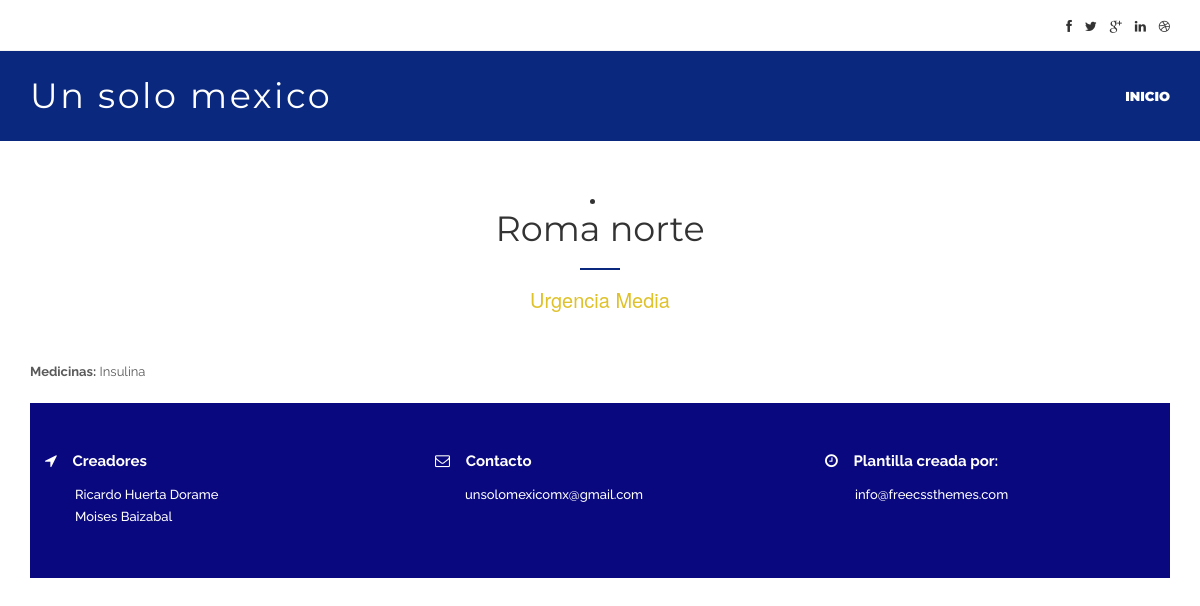
/website/vercentro/2, run on the app's committed database.
### website/models.py (models this page shows)
class CentroDeAcopio(models.Model):
    ciudad = models.CharField(max_length=200)
    estado = models.CharField(max_length=200)
    centro = models.CharField(max_length=200)
    direccion = models.CharField(max_length=200)
    urgencia = models.CharField(max_length=10)
    brigadistas = models.CharField(max_length=2)
    contacto = models.CharField(max_length=200)
    telefono = models.IntegerField(default=0)
    viveres = models.CharField(max_length=5000)
    medicamentos = models.CharField(max_length=5000)
    herramientas = models.CharField(max_length=5000)
    ubicacion = models.CharField(max_length=1000)
    infoAdicional = models.CharField(max_length=2000)
    updated_at = models.DateTimeField(auto_now=True)

### website/views.py (the view)
# urls.py: url(r'^vercentro/(?P<pk>\d+)$', views.CentroDeAcopioDetail.as_view(), name='centrodeacopio_detail'),
class CentroDeAcopioDetail(DetailView):
    model = CentroDeAcopio
    def get_context_data(self, **kwargs):
        context = super(CentroDeAcopioDetail, self).get_context_data(**kwargs)
        return context

### website/templates/website/centrodeacopio_detail.html (shortened to what this page needs)
{% extends "website/base.html" %}
{% block content %}
<section class="centros-section" id="centros">
  <div class="container">
    <div class="title-section">
      {% if centrodeacopio.urgencia == "Alta" %}
      <li><h1>{{ centrodeacopio.centro }}</h1><h2>Urgencia {{centrodeacopio.urgencia}}</h2><br>
      {% else %}
      <li><h1>{{ centrodeacopio.centro }}</h1><h4>Urgencia {{centrodeacopio.urgencia}}</h4>
      {% endif %}
</div>
  <p><strong>Medicinas:</strong> {{ centrodeacopio.medicamentos }}</p>
{% endblock %}

### website/static/website/css/style.css (style rules this page uses)
p { font-size: 13px; color: #5a5a5a; font-family: 'Raleway', sans-serif; font-weight: 400; line-height: 22px; margin: 0 0 10px; }
.title-section { margin-bottom: 50px; text-align: center; }
.title-section h1 { color: #333333; font-size: 35px; font-family: 'Montserrat', sans-serif; font-weight: 400; margin: 0 0 30px; padding-bottom: 20px; margin-bottom: 20px; position: relative; }
.title-section h1:after { position: absolute; content: ''; width: 40px; height: 2px; background: #0a287e; bottom: -1px; left: 50%; margin-left: -20px; }
.centros-section { padding: 50px 0; }

### website/static/website/style.css (style rules this page uses)
body { background: white no-repeat right bottom; }
h4 { color: #dfc12a; font-size: 20px; }

### data on the page
CentroDeAcopio: centro "Roma norte", urgencia "Media", medicamentos "Insulina"
